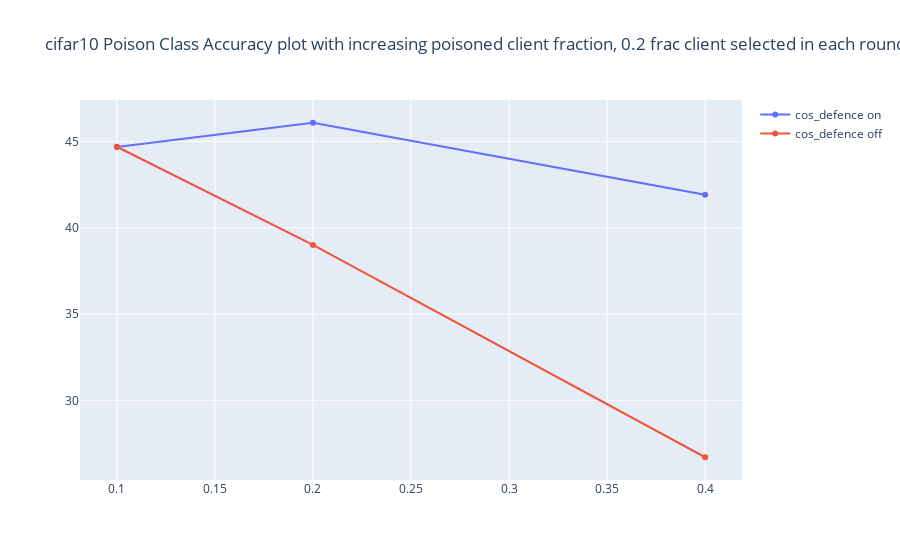

The cell this chart's notebook holds for it:
### Code cell
def plot_graph(on_df, off_df, dataset_name):
    
    # Create traces
    fig = go.Figure()
    
    fig.add_trace(go.Scatter(x=on_df['p_frac'][1:], y=on_df['mean_mean_poison_class_acc'][1:],
                        mode='lines + markers',
                        name='cos_defence on'))
    fig.add_trace(go.Scatter(x=off_df['p_frac'][1:], y=off_df['mean_mean_poison_class_acc'][1:],
                        mode='lines + markers',
                        name='cos_defence off'))
    
    fig.update_layout(title_text=f"{dataset_name} Poison Class Accuracy plot with increasing poisoned client fraction, 0.2 frac client selected in each round")

    fig.show()

    
def plot_data(summary_file, dataset_name):
    off_df, on_df = get_parsed_summary_data(summary_file)
    plot_graph(off_df, on_df, dataset_name)


data_path = "/home/fnx11/remote_results/"
mnist_file = data_path + "desktop/json_files/summary_mnist_C0.2_FDRS30_{'2021-09-09 18:03:12'}.json"
fmnist_file = data_path + "desktop/json_files/summary_fmnist_C0.2_FDRS60_{'2021-09-09 02:13:19'}.json"
cifar10_file = data_path + "rwth_my/json_files/summary_cifar10_C0.2_FDRS200_{'2021-09-09 00:25:21'}.json"

plot_data(cifar10_file, "cifar10")

### Figure 1 — Plotly figure (JSON) as saved in the notebook; plotly's stock layout.template omitted (floating-point values rounded to 4 significant figures)
{"data": [{"mode": "lines+markers", "name": "cos_defence on", "type": "scatter", "x": [0.1, 0.2, 0.4], "y": [44.67, 46.08, 41.91]}, {"mode": "lines+markers", "name": "cos_defence off", "type": "scatter", "x": [0.1, 0.2, 0.4], "y": [44.69, 39.01, 26.7]}], "layout": {"title": {"text": "cifar10 Poison Class Accuracy plot with increasing poisoned client fraction, 0.2 frac client selected in each round"}}}
